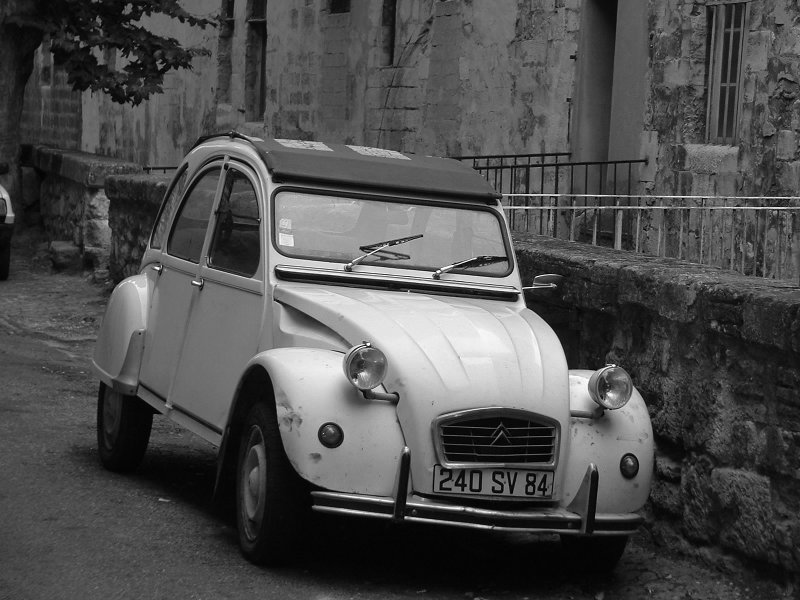
#> input picture Sheet 07/images/dolly.png, 800 x 600 px
$ jupyter execute sheet07_emanuel.ipynb   (shell and % lines are left out)
#> lines starting #> are read from the running program, lines starting #| are printed output that depends on the picture
Osnabrück University - Computer Vision (Winter Term 2018/19) - Prof. Dr.-Ing. G. Heidemann, Ulf Krumnack, Axel Schaffland

# Exercise Sheet 07: Fourier Transform

## Introduction

This week's sheet should be solved and handed in before the end of **Sunday, January 6, 2019**. If you need help (and Google and other resources were not enough), feel free to contact your groups' designated tutor or whomever of us you run into first. Please upload your results to your group's Stud.IP folder.

## Assignment 0: Math recap (Expectation and Variance) [0 Points]

This exercise is supposed to be very easy, does not give any points, and is voluntary. There will be a similar exercise on every sheet. It is intended to revise some basic mathematical notions that are assumed throughout this class and to allow you to check if you are comfortable with them. Usually you should have no problem to answer these questions offhand, but if you feel unsure, this is a good time to look them up again. You are always welcome to discuss questions with the tutors or in the practice session. Also, if you have a (math) topic you would like to recap, please let us know.

**a)** What is the relation between mean and expectated value? How to compute it?

YOUR ANSWER HERE

**b)** What is the variance? What does it express? Why is there a square in the formula?

YOUR ANSWER HERE

**c)** Can you compute mean and variance of a given 1-dimensional dataset (e.g., $D=\{9,10,11,7,13\}$). Can you do the same for a 3-dimensional dataset (e.g., D=\{(1,10,9), (1,10,10), (10,10,11), (19,10,7), (19,10,13)\})?

YOUR ANSWER HERE

[cell 1]
# YOUR CODE HERE

## Exercise 1: Understanding Fourier Transform [7 points]

This exercise aims at getting some intuition of finite, 2d-Fourier transform.

*Hint:* Python and numpy can deal with complex numbers: `np.real()` and `np.imag()` provide the real and imaginary parts. `np.abs()` and `np.angle()` provide amplitude and phase. `np.conj()` gives the complex conjugate.

**a)** Transform the image `dolly.png` into the frequency space (you may use the function
`numpy.fft.fft2`). The result will be a complex matrix. Plot histograms for the amplitude and phase
values. You may take the logarithm of the amplitude to enhance contrast.

[cell 2]
import numpy as np
import matplotlib.pyplot as plt

img = plt.imread('images/dolly.png')
#> img is the input picture: shape (600, 800) float32; min 0, max 1, mean 0.305

# YOUR CODE HERE
fourier = np.fft.fft2(img)

plt.subplots(1,2,figsize=(16, 4))
plt.subplot(121)
plt.hist(np.log(np.abs(fourier.flat)), bins="auto")
plt.subplot(122)
plt.hist(np.angle(fourier.flat), bins="auto")

plt.show()
#> figure, not shown here; panel 1: tallest bar 6826 high, from x = 2.84 to 2.87

**b)** Display the amplitude and phase in separate images. You may again take the logarithm of
the amplitude to enhance the contrast. You may also center the base frequency (see function `numpy.fft.fftshift`). Compare your results with CV-09, slide 33.

[cell 3]
import numpy as np
import matplotlib.pyplot as plt

img = plt.imread('images/dolly.png')

# YOUR CODE HERE
fourier = np.fft.fftshift(np.fft.fft2(img))

plt.subplots(1,2,figsize=(12, 4))
plt.subplot(121)
plt.imshow(np.log(np.abs(fourier)), cmap="gray")
plt.subplot(122)
plt.imshow(np.angle(fourier), cmap="gray")

plt.show()

**c)** Transform the image back from the frequency space to the image space (again using `fft2`).
What do you observe? Explain and repair the result.

[cell 4]
import numpy as np
import matplotlib.pyplot as plt

img = plt.imread('images/dolly.png')

# YOUR CODE HERE
fourier = np.fft.fft2(img)
new_img = np.fft.fft2(fourier)

# image is rotated by 180 degrees because maths
plt.imshow(np.rot90(np.abs(new_img), 2), cmap="gray")

plt.show()

**d)** Now restore the image, but only keep the amplitude and vary the phase. Try fixed phase
values (0, $\pi/2$,. . . ), a random phase matrix, or a noisy version of the original phase values.

[cell 5]
import numpy as np
import matplotlib.pyplot as plt

img = plt.imread('images/dolly.png')

# YOUR CODE HERE
fourier = np.fft.fft2(img)
amplitude = np.abs(fourier)
new_phase = np.angle(fourier) + np.random.rand(*fourier.shape) * 2
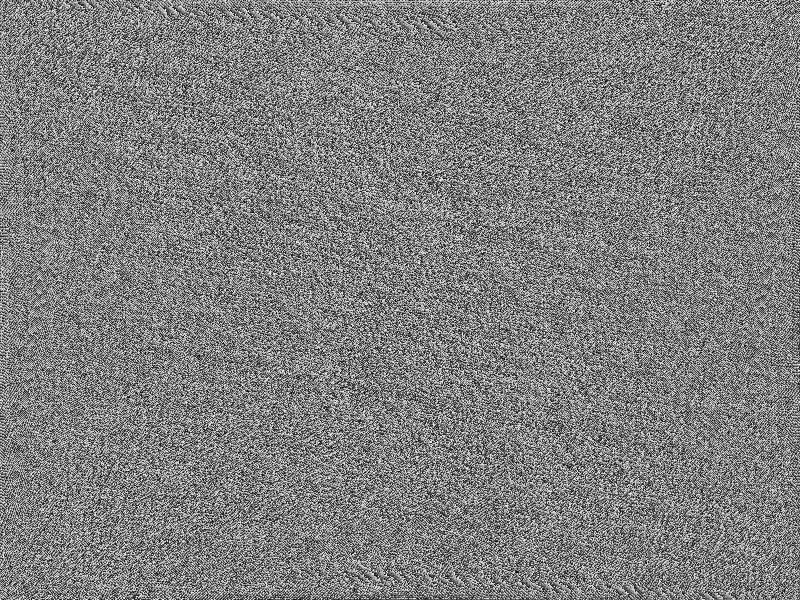
#> new_phase: shape (600, 800) float64; min -3.13, max 5.14, mean 0.999; drawn with min black and max white
new_img = np.abs(np.fft.ifft2(amplitude * np.exp(1j * new_phase)))
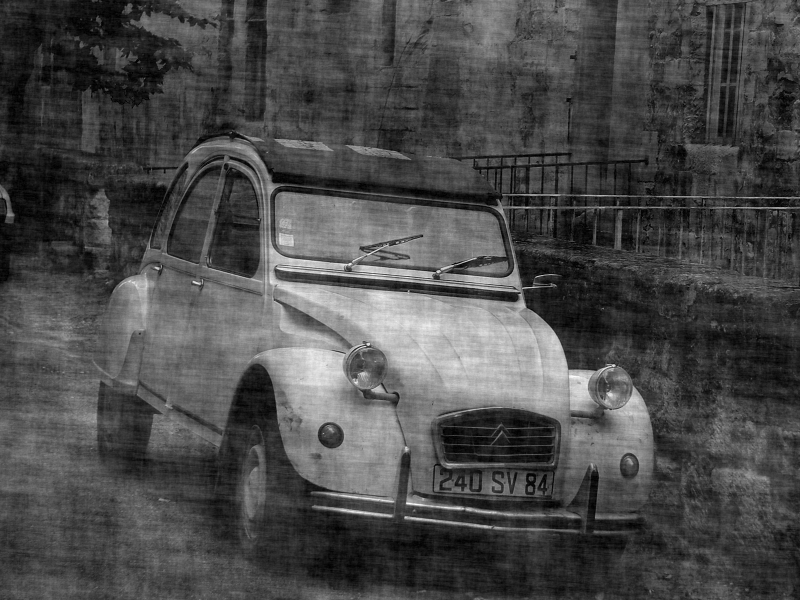
#> new_img: shape (600, 800) float64; min 0.000269, max 1.09, mean 0.318; drawn with min black and max white

plt.imshow(new_img, cmap="gray")

plt.show()

**e)** We do the same, but now we keep the phase while varying the amplitude values, i.e. constant,
amplitude, randomly distributed amplitudes and noisy versions of the the original values.

Explain the results!

[cell 6]
import numpy as np
import matplotlib.pyplot as plt

img = plt.imread('images/dolly.png')

# Perform (fast) Fourier transform
ft = np.fft.fft2(img)

# Get amplitude and phase
amplitude = np.abs(ft)
phase = np.angle(ft)

amplitudes = []
amplitudes.append((amplitude, "original amplitude"))
amplitudes.append((np.zeros(amplitude.shape), "zero amplitude"))
amplitudes.append((np.ones(amplitude.shape)*amplitude.max(), "constant amplitude"))
amplitudes.append((np.random.rand(*amplitude.shape), "random amplitude"))
amplitudes.append((amplitude, "original amplitude"))

plt.figure(figsize=(12, 16)); plt.gray()
plt.subplot(3, 2, 1); plt.axis('off'); plt.imshow(img); plt.title('Original')

for i, (amp, tit) in enumerate(amplitudes):
    ft0 = amp * np.exp(1j * phase)
    img0 = np.abs(np.fft.ifft2(ft0))
    plt.subplot(3, 2, 2+i); plt.axis('off'); plt.title(tit)
    plt.imshow(img0)
#> this loop made 5 passes
#> tit on passes 1 to 5: 'original amplitude', 'zero amplitude', 'constant amplitude', 'random amplitude', 'original amplitude'
#> pass 3, `img0 = np.abs(np.fft.ifft2(ft0))`:
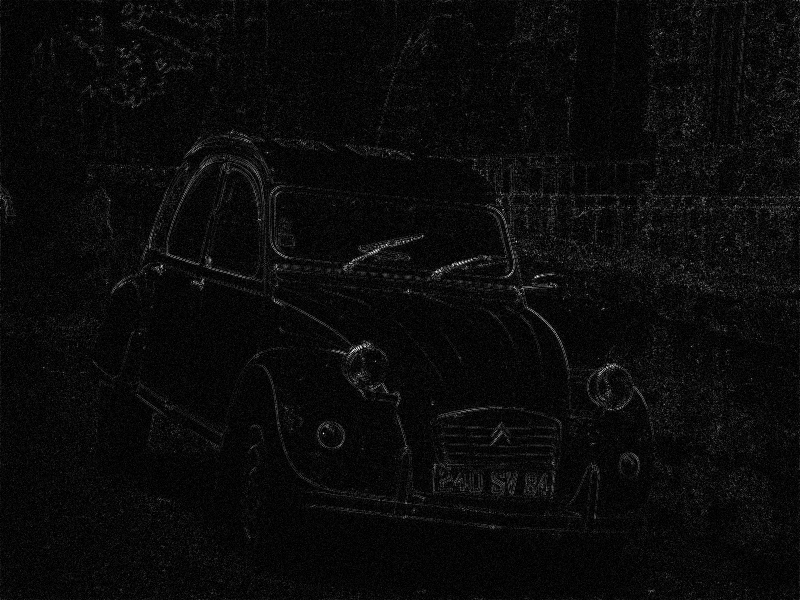
#> img0: shape (600, 800) float64; min 0.00118, max 3288.2, mean 142.3; drawn with min black and max white

plt.show()

YOUR ANSWER HERE

## Exercise 2: Implementing Fourier Transform [6 points]

**a)**
Explain in your own words the idea of Fourier transform. What is the frequency space? What does a point in that space represent?

Fourier transform translates the image into a representation with basis functions of sine and cosine functions.
The frequency space is the representation of the different frequencies that make up a signal.
A point in the frequence space represents the amount of a specific frequency that is present in the signal.

**b)** First implement a one-dimensional discrete version of Fourier transform, i.e. use the formula
$$ c_n = \sum_{x=0}^{L-1} f(x)\cdot e^{-\tfrac{2\pi i\cdot n}{L}\cdot x} \qquad \text{for $n=0,\ldots,L-1$}$$
for complex valued coefficients.

Plot the graph and the results of your Fourier transform, using the Matplotlib function `plot()`, for different functions. Compare your results with the output of the function `numpy.fft.fft`.

[cell 7]
import numpy as np
from scipy import misc
import matplotlib.pyplot as plt


def fourier1d(func):
    """
    Perform a discrete 1D Fourier transform.

    Args:
        func (ndarray): 1-D array containing the function values.

    Returns:
        ndarray (complex): The Fourier transformed function.
    """
    ft = np.zeros(func.shape, dtype=np.complex)

    # YOUR CODE HERE
    L = len(func)
    X = np.arange(L)

    for n in range(L):
        #ft[n] = sum(func[x] * np.exp(-2 * np.pi * 1j * n * x / L) for x in range(L))
        ft[n] = np.sum(func * np.exp(-2 * np.pi * 1j * n * X / L))

    return ft


# number of points
L = np.arange(100)


def gaussian(x, mu, sig):
    return np.exp(-np.power(x - mu, 2.) / (2 * np.power(sig, 2.)))


func = np.sin(2 * np.pi * L / len(L))
#func = np.zeros(L.shape)
#func[40:60] = 1
#func = gaussian(L, 0, 10)

# Own implementation.
ft = fourier1d(func)
plt.figure(figsize=(16, 4))
plt.suptitle('Own implementation');
plt.subplot(1, 3, 1); plt.plot(L, func); plt.title('Function')
plt.subplot(1, 3, 2); plt.plot(L, np.abs(ft)); plt.title('FT (Amplitude)')
plt.subplot(1, 3, 3); plt.plot(L, np.angle(ft)); plt.title('FT (Phase)')
plt.show()
#> figure, not shown here; panel 1: curve peaks at x = 25, y = 1; panel 2: curve peaks at x = 99, y = 50; panel 3: curve peaks at x = 40, y = 3.07

# Numpy implementation.
ft = np.fft.fft(func)

plt.figure(figsize=(16, 4))
plt.suptitle('Numpy implementation (FFT)')
plt.subplot(1, 3, 1); plt.plot(L, func); plt.title('Function')
plt.subplot(1, 3, 2); plt.plot(L, np.abs(ft)); plt.title('FT (Amplitude)')
plt.subplot(1, 3, 3); plt.plot(L, np.angle(ft)); plt.title('FT (Phase)')
plt.show()
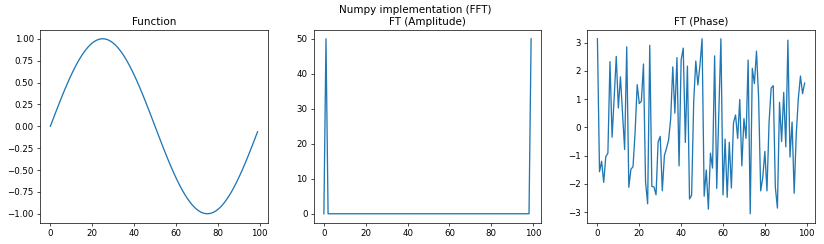
#> figure drawn by matplotlib, 3 panels; panel 1: curve peaks at x = 25, y = 1; panel 2: curve peaks at x = 1, y = 50; panel 3: curve peaks at x = 0, y = 3.14

**c)** Now implement a 2-dimensional version of Fourier transform for images, using the formula from the lecture. Compare your result with the output of `fft2`.

[cell 8]
import numpy as np
import matplotlib.pyplot as plt


def fourier2d(img):
    """
    Perform discrete 2D Fourier transform of a given image.
    """

    ft = np.zeros(img.shape)

    # YOUR CODE HERE
    Fx = np.apply_along_axis(fourier1d, 1, img)
    ft = np.apply_along_axis(fourier1d, 0, Fx)

    return ft


# Now (visually) compare your results with np.fft.fft2
img = plt.imread('images/dolly.png')

# YOUR CODE HERE
plt.subplots(1, 2, figsize=(12, 4))
plt.subplot(121)
plt.imshow(np.log(np.abs(fourier2d(img))), cmap="gray")
plt.subplot(122)
plt.imshow(np.log(np.abs(np.fft.fft2(img))), cmap="gray")


plt.show()
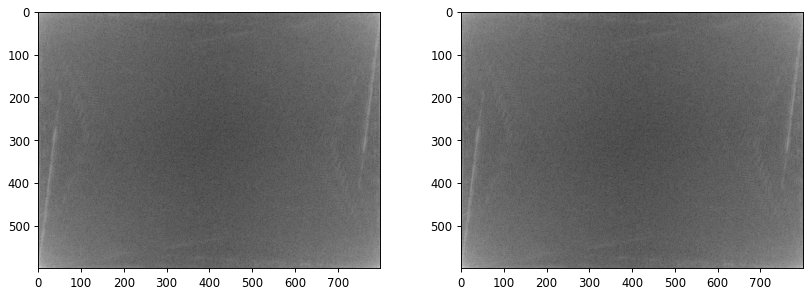
#> figure drawn by matplotlib, 2 panels

## Exercise 3: Convolution theorem [7 points]

**a)** What does the convolution theorem state and what are its practical consequences?

YOUR ANSWER HERE

**b)**
When introducing convolution, we have discussed different methods to deal with boundary pixels. From the perspective of Fourier analysis, what is the natural way to deal with this problem?

YOUR ANSWER HERE

**c)** What is the complexity for computing a convolution using the convolution theorem? Compare this with your complexity results from sheet 01, Assignment 1(c).

YOUR ANSWER HERE

**d)** Proof the convolution theorem.

YOUR ANSWER HERE

## Exercise 4: Applying Fourier Transform [Bonus]

If you solve this exercise you may leave out one of the other exercises.

**a)** In order to apply the Custom Structuring Element to our satelite image in Assignment 4 of Sheet 3 we had to rotate the image. We had to measure the rotation angle by hand. We can now do this automatically via Fourier Transform.

1. Apply Fourier transform to the `img_gray`. The resulting amplitude should show the angle of the black lines.

1. Try to automatically get the rotation angle from the Fourier space. There are different ways to achieve this.
   Hints:
   * You may threshold the amplitudes, to only keep “relevant” values. You can then compute the angle of the largest relevant value.
   * Alternatively, you may apply methods you know from other lectures to get the main component and compute its angle.

1. Rotate the image back to its originally intended orientation (`skimage.transform.rotate`).

[cell 9]
import numpy as np
from skimage import color
from skimage.transform import hough_line
from skimage.transform import rotate
import matplotlib.pyplot as plt

img = plt.imread('images/landsat_stack2.png')
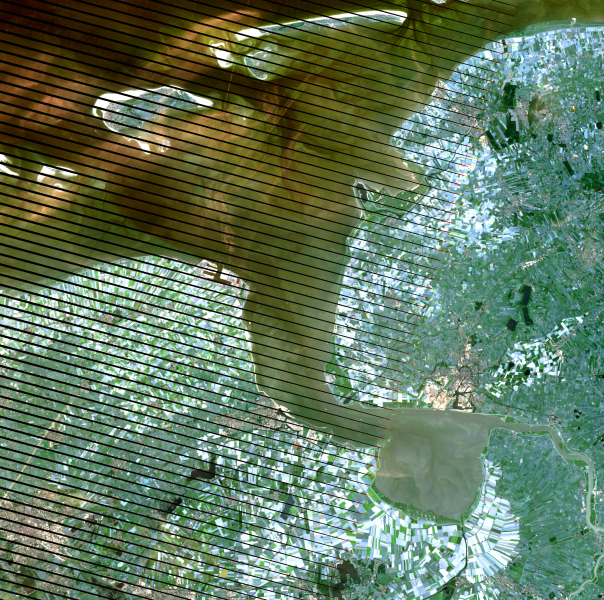
#> input picture Sheet 07/images/landsat_stack2.png, 604 x 600 px
#> img is the input picture: shape (600, 604, 3) float32; mean R, G, B 0.385, 0.473, 0.371
img_gray = color.rgb2gray(img)
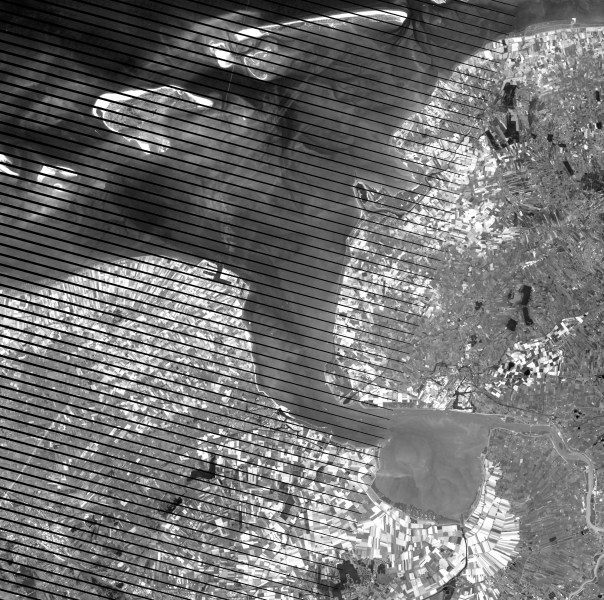
#> img_gray: shape (600, 604) float32; min 0, max 1, mean 0.447

# YOUR CODE HERE

fourier = np.fft.fftshift(np.fft.fft2(img_gray))
f_abs = np.abs(fourier)
f_angle = np.angle(fourier)
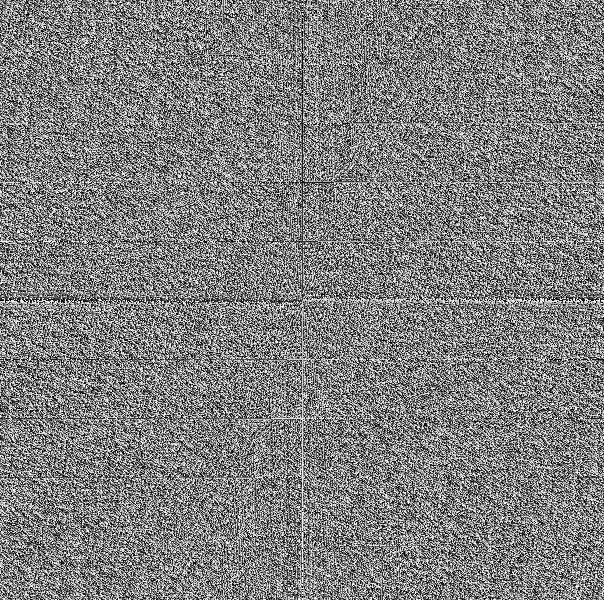
#> f_angle: shape (600, 604) float64; min -3.14, max 3.14, mean 6.47e-19; drawn with min black and max white

hough, ang, dist = hough_line(f_abs)
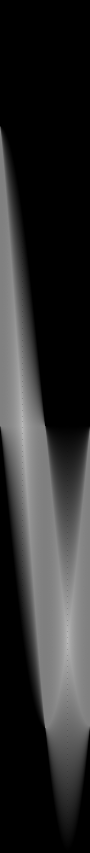
#> hough: shape (1705, 180) uint64 (shown at 1/2 size); min 0, max 1200, mean 212.6; drawn with min black and max white
#> ang = 180 values from -1.57 to 1.55; dist = 1705 values from -852 to 852
#max_angle = np.unravel_index(np.argmax(hough), hough.shape)[1]

angles = np.unravel_index(np.argsort(hough.flat), hough.shape)[1]
print(angles)
#> (printed output is left out)
print(angles[~np.isin(angles, np.append(np.arange(40,50), np.arange(130,140)))])
#> (printed output is left out)

#f_abs = np.zeros_like(f_abs)
#f_abs.flat[top_values] = 255

#print(np.degrees(f_angle.flat[top_values]).round(3))

plt.subplots(1, 2, figsize=(16, 8))
plt.subplot(121)
plt.imshow(rotate(img_gray, 56), cmap="gray")
plt.subplot(122)
#plt.imshow(np.log(f_abs), cmap="gray")
plt.imshow(hough, cmap="gray")


plt.show()
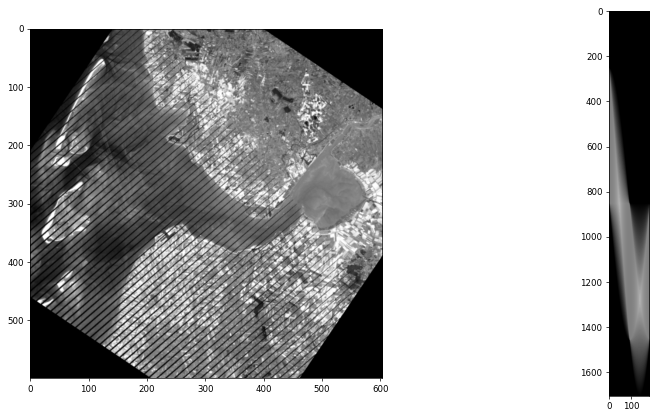
#> figure drawn by matplotlib, 2 panels
